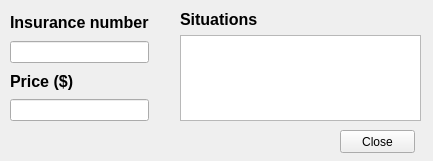
<?xml version="1.0" encoding="UTF-8"?>
<ui version="4.0">
 <class>Form</class>
 <widget class="QWidget" name="Form">
  <property name="geometry">
   <rect>
    <x>0</x>
    <y>0</y>
    <width>433</width>
    <height>161</height>
   </rect>
  </property>
  <property name="minimumSize">
   <size>
    <width>433</width>
    <height>161</height>
   </size>
  </property>
  <property name="maximumSize">
   <size>
    <width>433</width>
    <height>161</height>
   </size>
  </property>
  <property name="windowTitle">
   <string>Form1</string>
  </property>
  <widget class="QPushButton" name="pushButton">
   <property name="geometry">
    <rect>
     <x>340</x>
     <y>130</y>
     <width>75</width>
     <height>23</height>
    </rect>
   </property>
   <property name="text">
    <string>Close</string>
   </property>
  </widget>
  <widget class="QWidget" name="">
   <property name="geometry">
    <rect>
     <x>10</x>
     <y>10</y>
     <width>411</width>
     <height>111</height>
    </rect>
   </property>
   <layout class="QHBoxLayout" name="horizontalLayout">
    <item>
     <layout class="QVBoxLayout" name="verticalLayout">
      <item>
       <widget class="QLabel" name="label">
        <property name="font">
         <font>
          <pointsize>12</pointsize>
          <weight>75</weight>
          <bold>true</bold>
         </font>
        </property>
        <property name="text">
         <string>Insurance number</string>
        </property>
       </widget>
      </item>
      <item>
       <widget class="QLineEdit" name="lineEdit"/>
      </item>
      <item>
       <widget class="QLabel" name="label_2">
        <property name="font">
         <font>
          <pointsize>12</pointsize>
          <weight>75</weight>
          <bold>true</bold>
         </font>
        </property>
        <property name="text">
         <string>Price ($)</string>
        </property>
       </widget>
      </item>
      <item>
       <widget class="QLineEdit" name="lineEdit_2"/>
      </item>
     </layout>
    </item>
    <item>
     <spacer name="horizontalSpacer">
      <property name="orientation">
       <enum>Qt::Horizontal</enum>
      </property>
      <property name="sizeHint" stdset="0">
       <size>
        <width>40</width>
        <height>20</height>
       </size>
      </property>
     </spacer>
    </item>
    <item>
     <layout class="QVBoxLayout" name="verticalLayout_2">
      <item>
       <widget class="QLabel" name="label_3">
        <property name="font">
         <font>
          <pointsize>12</pointsize>
          <weight>75</weight>
          <bold>true</bold>
         </font>
        </property>
        <property name="text">
         <string>Situations</string>
        </property>
       </widget>
      </item>
      <item>
       <widget class="QTextEdit" name="textEdit"/>
      </item>
     </layout>
    </item>
   </layout>
  </widget>
 </widget>
 <resources/>
 <connections>
  <connection>
   <sender>pushButton</sender>
   <signal>clicked()</signal>
   <receiver>Form</receiver>
   <slot>close()</slot>
   <hints>
    <hint type="sourcelabel">
     <x>377</x>
     <y>141</y>
    </hint>
    <hint type="destinationlabel">
     <x>216</x>
     <y>80</y>
    </hint>
   </hints>
  </connection>
 </connections>
</ui>
